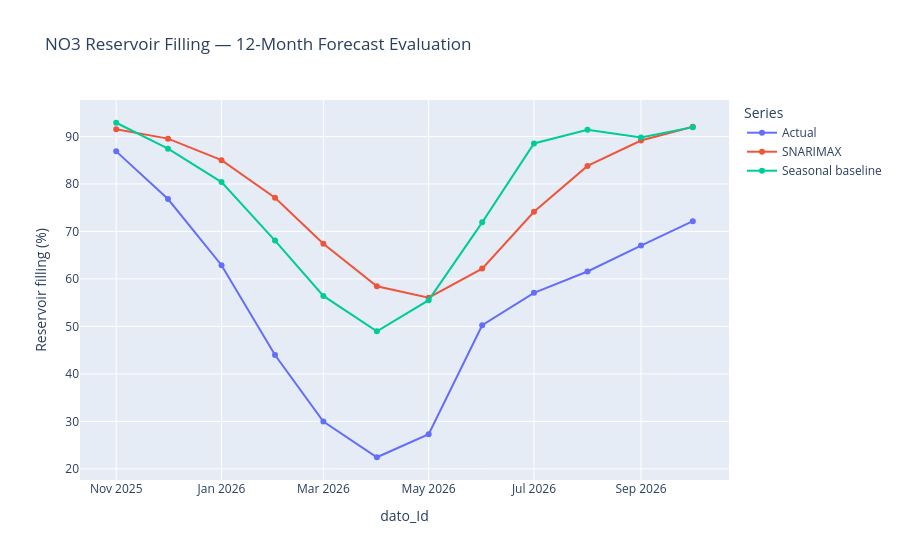

The notebook cell this image was saved under:
### Code cell
def forecast_reservoir(history, horizon=12, history_months=240,
                       p=3, d=0, q=0, m=12, sp=1, sd=0, sq=0):
    """Train River SNARIMAX and forecast future reservoir filling."""

    # Use only the requested number of historical observations.
    training_data = history.iloc[-history_months:]

    model = time_series.SNARIMAX(
        p=p, d=d, q=q, m=m,
        sp=sp, sd=sd, sq=sq
    )

    # River learns sequentially, one observation at a time.
    for value in training_data:
        model.learn_one(float(value))

    return np.array(model.forecast(horizon=horizon))

assert monthly.notna().all(), "Missing monthly observations must be handled first."

# Keep the final 12 months unseen for evaluation.
train = monthly.iloc[:-12]
test = monthly.iloc[-12:]

# Forecast the 12 months in our test period.
predictions = forecast_reservoir(
    train,
    horizon=12,
    history_months=240
)

# Compare against a simple seasonal baseline:
# assume each month resembles the same month one year earlier.
baseline = train.iloc[-12:].to_numpy()

results = pd.DataFrame({
    "Actual": test.to_numpy(),
    "SNARIMAX": predictions,
    "Seasonal baseline": baseline
}, index=test.index)

# Calculate mean absolute error in percentage points.
for name in ["SNARIMAX", "Seasonal baseline"]:
    mae = np.mean(np.abs(results["Actual"] - results[name])) * 100
    print(f"{name} MAE: {mae:.2f} percentage points")

# Display an interactive comparison in percentage units.
fig = px.line(
    results * 100,
    markers=True,
    title="NO3 Reservoir Filling — 12-Month Forecast Evaluation",
    labels={
        "index": "Month",
        "value": "Reservoir filling (%)",
        "variable": "Series"
    }
)
fig.show()

### Figure 1 — Plotly figure (JSON) as saved in the notebook; plotly's stock layout.template omitted (floating-point values rounded to 4 significant figures)
{"data": [{"hovertemplate": "Series=Actual<br>dato_Id=%{x}<br>Reservoir filling (%)=%{y}<extra></extra>", "legendgroup": "Actual", "line": {"color": "#636efa", "dash": "solid"}, "marker": {"symbol": "circle"}, "mode": "lines+markers", "name": "Actual", "orientation": "v", "showlegend": true, "type": "scatter", "x": ["2025-11-01T00:00:00.000000", "2025-12-01T00:00:00.000000", "2026-01-01T00:00:00.000000", "2026-02-01T00:00:00.000000", "2026-03-01T00:00:00.000000", "2026-04-01T00:00:00.000000", "2026-05-01T00:00:00.000000", "2026-06-01T00:00:00.000000", "2026-07-01T00:00:00.000000", "2026-08-01T00:00:00.000000", "2026-09-01T00:00:00.000000", "2026-10-01T00:00:00.000000"], "xaxis": "x", "y": [86.86, 76.83, 62.89, 43.98, 29.96, 22.45, 27.3, 50.26, 57.07, 61.57, 67.03, 72.16], "yaxis": "y"}, {"hovertemplate": "Series=SNARIMAX<br>dato_Id=%{x}<br>Reservoir filling (%)=%{y}<extra></extra>", "legendgroup": "SNARIMAX", "line": {"color": "#EF553B", "dash": "solid"}, "marker": {"symbol": "circle"}, "mode": "lines+markers", "name": "SNARIMAX", "orientation": "v", "showlegend": true, "type": "scatter", "x": ["2025-11-01T00:00:00.000000", "2025-12-01T00:00:00.000000", "2026-01-01T00:00:00.000000", "2026-02-01T00:00:00.000000", "2026-03-01T00:00:00.000000", "2026-04-01T00:00:00.000000", "2026-05-01T00:00:00.000000", "2026-06-01T00:00:00.000000", "2026-07-01T00:00:00.000000", "2026-08-01T00:00:00.000000", "2026-09-01T00:00:00.000000", "2026-10-01T00:00:00.000000"], "xaxis": "x", "y": [91.52, 89.54, 85.02, 77.1, 67.4, 58.44, 56.06, 62.17, 74.15, 83.8, 89.15, 92.05], "yaxis": "y"}, {"hovertemplate": "Series=Seasonal baseline<br>dato_Id=%{x}<br>Reservoir filling (%)=%{y}<extra></extra>", "legendgroup": "Seasonal baseline", "line": {"color": "#00cc96", "dash": "solid"}, "marker": {"symbol": "circle"}, "mode": "lines+markers", "name": "Seasonal baseline", "orientation": "v", "showlegend": true, "type": "scatter", "x": ["2025-11-01T00:00:00.000000", "2025-12-01T00:00:00.000000", "2026-01-01T00:00:00.000000", "2026-02-01T00:00:00.000000", "2026-03-01T00:00:00.000000", "2026-04-01T00:00:00.000000", "2026-05-01T00:00:00.000000", "2026-06-01T00:00:00.000000", "2026-07-01T00:00:00.000000", "2026-08-01T00:00:00.000000", "2026-09-01T00:00:00.000000", "2026-10-01T00:00:00.000000"], "xaxis": "x", "y": [92.89, 87.42, 80.4, 68.07, 56.42, 48.98, 55.53, 71.91, 88.52, 91.41, 89.77, 91.97], "yaxis": "y"}], "layout": {"legend": {"title": {"text": "Series"}, "tracegroupgap": 0}, "title": {"text": "NO3 Reservoir Filling — 12-Month Forecast Evaluation"}, "xaxis": {"anchor": "y", "domain": [0, 1], "title": {"text": "dato_Id"}}, "yaxis": {"anchor": "x", "domain": [0, 1], "title": {"text": "Reservoir filling (%)"}}}}
